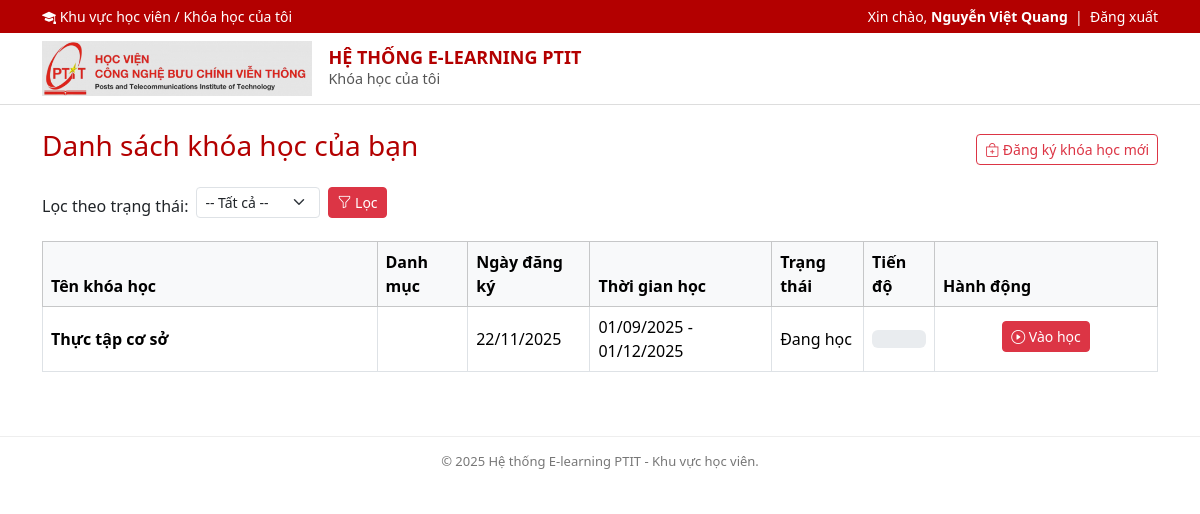
/student_my_courses.php (signed in), run on the app's committed database.
### tables this page shows
CREATE TABLE `dang_ky_khoa_hoc` (
  `id` int(10) UNSIGNED NOT NULL,
  `id_hoc_vien` int(10) UNSIGNED NOT NULL,
  `id_khoa_hoc` int(10) UNSIGNED NOT NULL,
  `ngay_dang_ky` datetime NOT NULL DEFAULT current_timestamp(),
  `trang_thai` enum('cho_duyet','dang_hoc','hoan_thanh','huy') NOT NULL DEFAULT 'dang_hoc',
  `tien_do_phan_tram` tinyint(3) UNSIGNED NOT NULL DEFAULT 0,
  `diem_cuoi_ky` decimal(5,2) DEFAULT NULL
);

CREATE TABLE `khoa_hoc` (
  `id` int(10) UNSIGNED NOT NULL,
  `ten_khoa_hoc` varchar(255) NOT NULL,
  `duong_dan_tom_tat` varchar(255) NOT NULL,
  `mo_ta` text DEFAULT NULL,
  `id_giang_vien` int(10) UNSIGNED NOT NULL,
  `danh_muc` varchar(100) DEFAULT NULL,
  `hoc_phi` decimal(12,2) NOT NULL DEFAULT 0.00,
  `ngay_bat_dau` date DEFAULT NULL,
  `ngay_ket_thuc` date DEFAULT NULL,
  `trang_thai` enum('nhap','cong_bo','luu_tru') NOT NULL DEFAULT 'nhap',
  `ngay_tao` datetime NOT NULL DEFAULT current_timestamp(),
  `ngay_cap_nhat` datetime NOT NULL DEFAULT current_timestamp() ON UPDATE current_timestamp()
);

### student_my_courses.php (the view, shortened to what this page needs)
<?php
$user_id = $_SESSION['user_id'];
$ho_ten  = $_SESSION['ho_ten'] ?? 'Học viên';
$khoa_hoc_cua_toi = [];
try {
    $pdo = Database::pdo();
    $sql = "
        SELECT
            kh.id,
            kh.ten_khoa_hoc,
            kh.danh_muc,
            kh.mo_ta,
            kh.ngay_bat_dau,
            kh.ngay_ket_thuc,
            dk.trang_thai,
            dk.tien_do_phan_tram,
            dk.diem_cuoi_ky,
            dk.ngay_dang_ky
        FROM dang_ky_khoa_hoc dk
        JOIN khoa_hoc kh ON dk.id_khoa_hoc = kh.id
        WHERE dk.id_hoc_vien = :id_hoc_vien
    ";
    $sql .= " ORDER BY dk.ngay_dang_ky DESC";
    $stmt = $pdo->prepare($sql);
    $params = [':id_hoc_vien' => $user_id];
    $stmt->execute($params);
    $khoa_hoc_cua_toi = $stmt->fetchAll(PDO::FETCH_ASSOC);
} catch (PDOException $e) {
    $error = $e->getMessage();
}
function textTrangThai($code) {
    $map = [
        'cho_duyet'   => 'Chờ duyệt',
        'dang_hoc'    => 'Đang học',
        'hoan_thanh'  => 'Hoàn thành',
        'huy'         => 'Đã hủy',
    ];
    return $map[$code] ?? $code;
}
?>
<!DOCTYPE html>
<html lang="vi">
<head>
    <link href="https://cdn.jsdelivr.net/npm/bootstrap@5.3.3/dist/css/bootstrap.min.css" rel="stylesheet">
    <link rel="stylesheet"
          href="https://cdn.jsdelivr.net/npm/bootstrap-icons@1.11.3/font/bootstrap-icons.css">
    <link rel="stylesheet" href="css/style.css">
</head>
<body>
<div class="top-bar">
    <div class="container d-flex justify-content-between align-items-center">
        <div>
            <i class="bi bi-mortarboard-fill"></i>
            <a href="student_dashboard.php">Khu vực học viên</a> /
            <span>Khóa học của tôi</span>
        </div>
        <div>
            Xin chào, <strong><?php echo htmlspecialchars($ho_ten); ?></strong>
            &nbsp;|&nbsp;
            <a href="dang_xuat.php" style="color:#fff;">Đăng xuất</a>
        </div>
    </div>
</div>
<header class="main-header">
    <div class="container py-2 d-flex align-items-center">
        <img src="image/ptit.png" alt="PTIT Logo" style="height:55px;" class="me-3">
        <div>
            <div class="logo-text">HỆ THỐNG E-LEARNING PTIT</div>
            <div style="font-size: 0.9rem; color:#555;">Khóa học của tôi</div>
        </div>
    </div>
</header>
<div class="container mt-4 mb-5">
    <div class="d-flex justify-content-between align-items-center mb-3">
        <h3 style="color:#b30000;">Danh sách khóa học của bạn</h3>
        <a href="student_courses_catalog.php" class="btn btn-outline-danger btn-sm">
            <i class="bi bi-bag-plus"></i> Đăng ký khóa học mới
        </a>
    </div>
    <form class="row g-2 mb-3" method="get">
        <div class="col-auto">
            <label for="status" class="col-form-label">Lọc theo trạng thái:</label>
        </div>
        <div class="col-auto">
            <select name="status" id="status" class="form-select form-select-sm">
                <option value="">-- Tất cả --</option>
            </select>
        </div>
        <div class="col-auto">
            <button type="submit" class="btn btn-danger btn-sm">
                <i class="bi bi-funnel"></i> Lọc
            </button>
        </div>
    </form>
    <?php if (empty($khoa_hoc_cua_toi)): ?>
        <div class="alert alert-info">
            Bạn chưa đăng ký khóa học nào.
            Hãy chọn <strong>“Đăng ký khóa học mới”</strong> để bắt đầu.
        </div>
    <?php else: ?>
        <div class="table-responsive">
            <table class="table table-bordered align-middle">
                <thead class="table-light">
                    <tr>
                        <th style="width: 30%;">Tên khóa học</th>
                        <th>Danh mục</th>
                        <th>Ngày đăng ký</th>
                        <th>Thời gian học</th>
                        <th>Trạng thái</th>
                        <th>Tiến độ</th>
                        <th style="width: 20%;">Hành động</th>
                    </tr>
                </thead>
                <tbody>
                <?php foreach ($khoa_hoc_cua_toi as $kh): ?>
                    <tr>
                        <td>
                            <strong><?php echo htmlspecialchars($kh['ten_khoa_hoc']); ?></strong>
                        </td>
                        <td><?php echo htmlspecialchars($kh['danh_muc'] ?? ''); ?></td>
                        <td>
                            <?php echo date('d/m/Y', strtotime($kh['ngay_dang_ky'])); ?>
                        </td>
                        <td>
                            <?php
                            $bd = $kh['ngay_bat_dau'] ? date('d/m/Y', strtotime($kh['ngay_bat_dau'])) : '';
                            $kt = $kh['ngay_ket_thuc'] ? date('d/m/Y', strtotime($kh['ngay_ket_thuc'])) : '';
                            if ($bd && $kt) {
                                echo $bd . " - " . $kt;
                            } else {
                                echo "—";
                            }
                            ?>
                        </td>
                        <td><?php echo htmlspecialchars(textTrangThai($kh['trang_thai'])); ?></td>
                        <td>
                            <div class="progress" style="height: 18px;">
                            </div>
                        </td>
                        <td class="text-center">
                            <?php if ($kh['trang_thai'] === 'dang_hoc' || $kh['trang_thai'] === 'hoan_thanh'): ?>
                                <a href="student_course_learn.php?id=<?php echo (int)$kh['id']; ?>"
                                   class="btn btn-sm btn-danger mb-1">
                                    <i class="bi bi-play-circle"></i> Vào học
                                </a>
                            <?php else: ?>
                                <button class="btn btn-sm btn-secondary mb-1" disabled>Không khả dụng</button>
                            <?php endif; ?>
                        </td>
                    </tr>
                <?php endforeach; ?>
                </tbody>
            </table>
        </div>
    <?php endif; ?>
</div>
<footer>
    <div class="container text-center">
        © <?php echo date('Y'); ?> Hệ thống E-learning PTIT - Khu vực học viên.
    </div>
</footer>
</body>
</html>

### css/style.css (style rules this page uses)
body { font-family: system-ui, -apple-system, BlinkMacSystemFont, "Segoe UI", sans-serif; }
.top-bar { background-color: #b30000; color: #fff; font-size: 14px; padding: 6px 0; }
.top-bar a { color: #fff; text-decoration: none; }
.main-header { background-color: #ffffff; border-bottom: 1px solid #ddd; }
.logo-text { font-weight: 700; font-size: 18px; color: #b30000; line-height: 1.2; }
footer { border-top: 1px solid #eee; padding: 15px 0; font-size: 13px; color: #777; margin-top: 40px; }

### data on the page
dang_ky_khoa_hoc: id_khoa_hoc.ten_khoa_hoc "Thực tập cơ sở", ngay_dang_ky "22/11/2025", id_khoa_hoc.ngay_bat_dau "01/09/2025", id_khoa_hoc.ngay_ket_thuc "01/12/2025", trang_thai "Đang học"

### other printed values
$ho_ten "Nguyễn Việt Quang"
